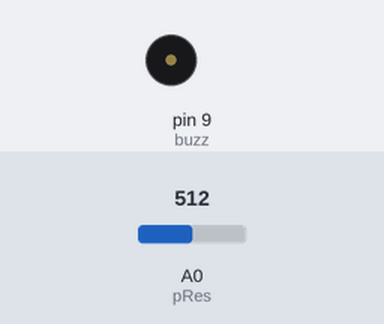
A sketch run on a simulated Arduino Uno, built with avr-gcc and run on an emulated ATmega328P. Shown: buzzer (waves = sounding, pin HIGH). The test bench sets the inputs (shaded band); at power-on: A0 (pRes) = 512.

Above: at 1.2 s.
1.3 s: A0 (pRes) set to 28
2.8 s: A0 (pRes) set to 23
At 3.8 s:
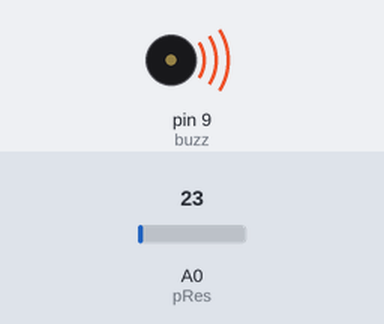
4.3 s: A0 (pRes) set to 122
At 5.0 s:
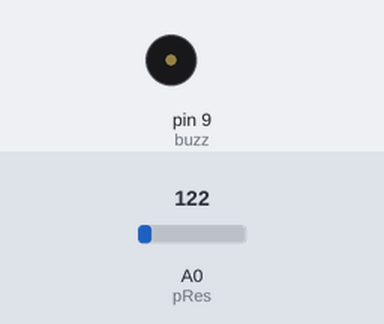
5.8 s: A0 (pRes) set to 15
At 6.1 s:
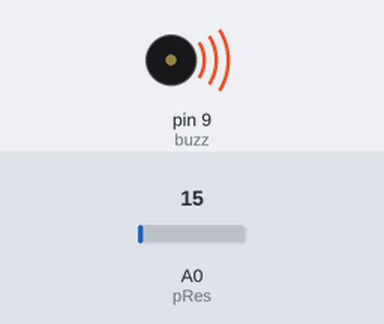
Timing chart, 0 to 8.3 s (numbered marks = the images above; inputs shaded):
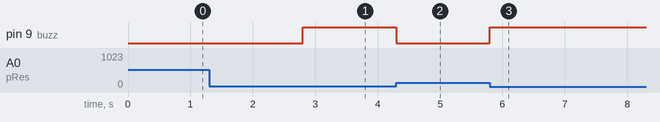

The sketch:

photoDiode.ino
```cpp
const int pRes=A0;
const int buzz = 9;
int value;

void setup() {
  pinMode(pRes, INPUT);
  pinMode(buzz, OUTPUT);

}

void loop() {
  value = analogRead(pRes);

  if (value>25){
    digitalWrite(buzz, LOW);
  }
  else {
    digitalWrite(buzz, HIGH);
  }

}
```

Measured:
- the behaviour switches between 26 and 25 on A0 (pRes) (found by bisection; images 0 and 1)
- after the input at 1.3 s, every drawn part: stays the same
- after the input at 2.8 s, pin 9 (buzz): LOW → HIGH at once
- after the input at 4.3 s, pin 9 (buzz): HIGH → LOW at once
- after the input at 5.8 s, pin 9 (buzz): LOW → HIGH at once
